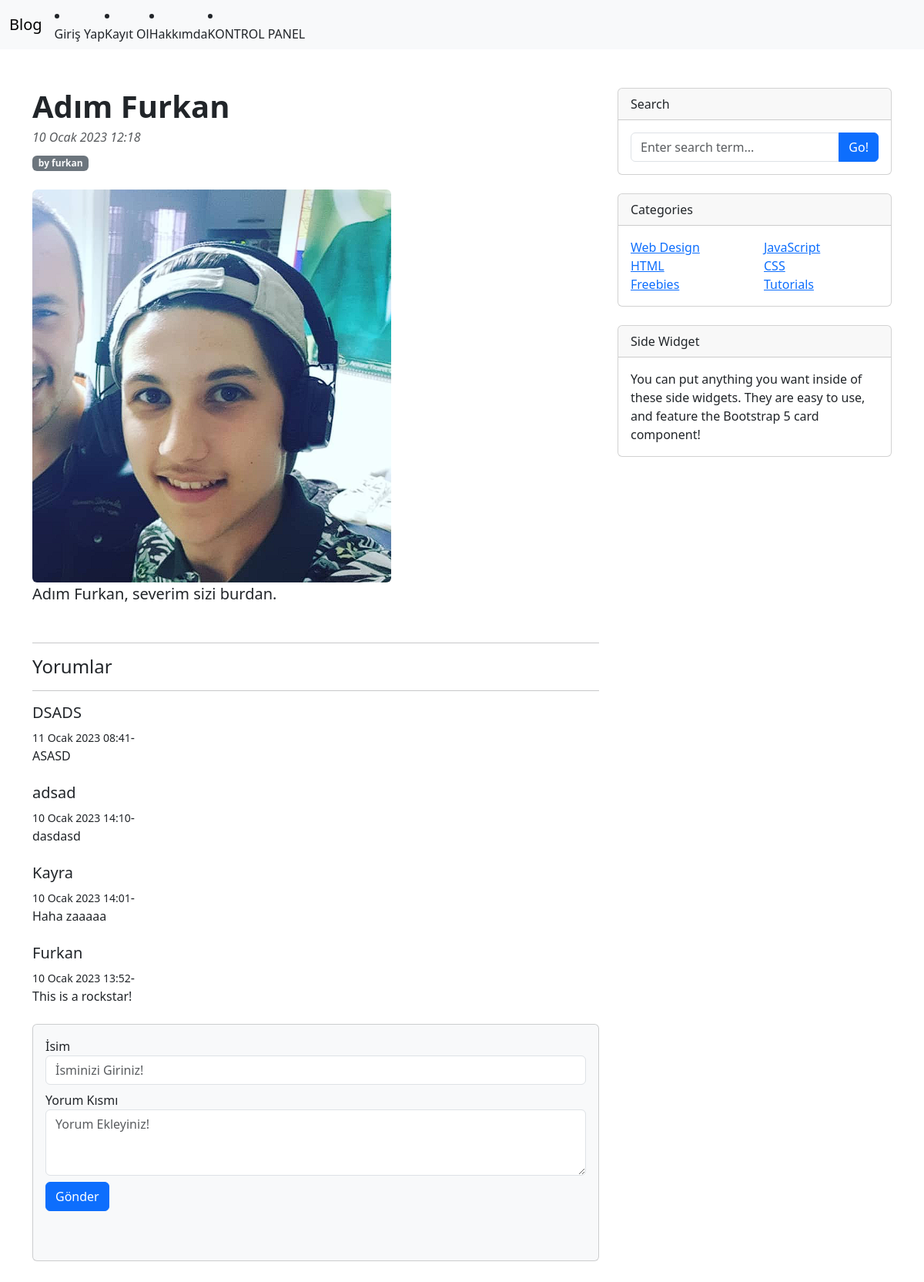
The app's page /articles/article/18 with its own data.
### article/models.py (models this page shows, shortened)
class Article(models.Model):
    author = models.ForeignKey("auth.User",on_delete=models.CASCADE ,verbose_name="Yazar")
    title=models.CharField(max_length=50, verbose_name="Başlık")
    content=models.TextField(verbose_name="İçerik")
    created_date=models.DateTimeField(auto_now_add=True, verbose_name="Oluşturulma Tarihi")
    article_image=models.FileField(blank=True,null= True,verbose_name="Foto")
    class Meta:
        ordering=["-created_date"]

class Comment(models.Model):
    article = models.ForeignKey(Article,on_delete=models.CASCADE,verbose_name="Makale",related_name="comments")
    comment_author = models.CharField(max_length=50,verbose_name="İsim")
    comment_content=models.CharField(max_length=200,verbose_name="Yorum")
    comment_date=models.DateTimeField(auto_now_add=True)
    class Meta:
        ordering=["-comment_date"]

### article/views.py (the view)
# urls.py: path("article/<int:id>", views.detail,name="detail" ),
def detail(request,id):
    article=get_object_or_404(Article,id=id)
    comments=article.comments.all()
    return render(request,"detail.html",{"article":article,"comments":comments})

### templates/detail.html (shortened to what this page needs)
{% extends 'layout.html' %}
{% block body %}
<div class="row">
    <div class="col-lg-8">
        <article>
            <header class="mb-4">
                <h1 class="fw-bolder mb-1">{{article.title}}</h1>
                <div class="text-muted fst-italic mb-2">{{article.created_date}}</div>
                <a class="badge bg-secondary text-decoration-none link-light" href="#!">by {{article.author.username}}</a>
            </header>
            {% if article.article_image %}
                <img class="img-fluid rounded" src="{{article.article_image.url}}" alt="" />
            {% endif %}
            <section class="mb-5">
                <p class="fs-5 mb-4"> {{article.content}}</p>
            </section>
        </article>
        <hr>
        <h4>Yorumlar</h4>
        <hr>
        {% if comments %}
        {% for comment in comments %}
        <div class="media mb-4">
            <div class="media-body">
                <h5 class="mt-0">{{comment.comment_author}}</h5>
                <small>{{comment.comment_date}}</small>- <br>
                {{comment.comment_content}}
            </div>
        </div>
                            {% endfor %}
        {% else %}
        <div class="alert alert-danger">
            Bu makaleye henüz yorum yazılmamıştır. İlk yorum yapan siz olun!
        </div>
        {% endif %}
        <section class="mb-5">
            <div class="card bg-light">
                <div class="card-body">
                    <form method="post" class="mb-4" action="{% url "article:comment" article.id %}">
                        <div class="form-group">
                            <label >İsim</label>
                            <input name="comment_author"  class="form-control mb-2" id="exampleInputEmail1" placeholder="İsminizi Giriniz!">
                          </div>
                        <label for="exampleInputEmail1">Yorum Kısmı</label>
                        <textarea name="comment_content" class="form-control" rows="3" placeholder="Yorum Ekleyiniz!"></textarea>
                    <button type="submit" class="btn btn-primary mt-2">Gönder</button></form>
        </section>
    </div>
    <div class="col-lg-4">
        <div class="card mb-4">
            <div class="card-header">Search</div>
            <div class="card-body">
                <div class="input-group">
                    <input class="form-control" type="text" placeholder="Enter search term..." aria-label="Enter search term..." aria-describedby="button-search" />
                    <button class="btn btn-primary" id="button-search" type="button">Go!</button>
                </div>
            </div>
        </div>
        <div class="card mb-4">
            <div class="card-header">Categories</div>
            <div class="card-body">
                <div class="row">
                    <div class="col-sm-6">
                        <ul class="list-unstyled mb-0">
                            <li><a href="#!">Web Design</a></li>
                            <li><a href="#!">HTML</a></li>
                            <li><a href="#!">Freebies</a></li>
                        </ul>
                    </div>
                    <div class="col-sm-6">
                        <ul class="list-unstyled mb-0">
                            <li><a href="#!">JavaScript</a></li>
                            <li><a href="#!">CSS</a></li>
                            <li><a href="#!">Tutorials</a></li>
                        </ul>
                    </div>
                </div>
            </div>
        </div>
        <div class="card mb-4">
            <div class="card-header">Side Widget</div>
            <div class="card-body">You can put anything you want inside of these side widgets. They are easy to use, and feature the Bootstrap 5 card component!</div>
        </div>
</div>
{% endblock body %}

### records on screen
Article: title "Adım Furkan", created_date "10 Ocak 2023 12:18", author.username "furkan", article_image (picture), content "Adım Furkan, severim sizi burdan."
Comment: comment_author "DSADS", comment_date "11 Ocak 2023 08:41", comment_content "ASASD"
Comment: comment_author "adsad", comment_date "10 Ocak 2023 14:10", comment_content "dasdasd"
Comment: comment_author "Kayra", comment_date "10 Ocak 2023 14:01", comment_content "Haha zaaaaa"
Comment: comment_author "Furkan", comment_date "10 Ocak 2023 13:52", comment_content "This is a rockstar!"
